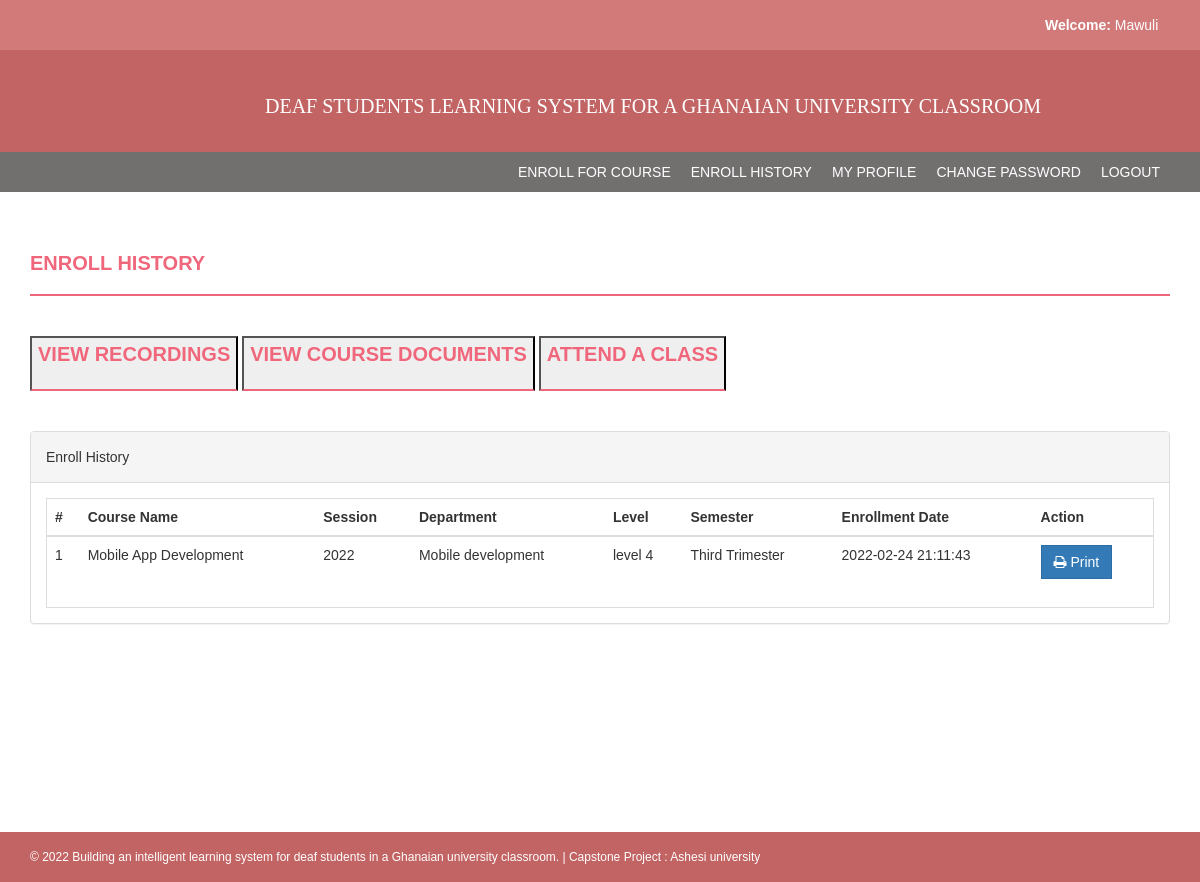
Screenshot of /enroll-history.php (signed in) with the database file from the repository.
### tables this page shows
CREATE TABLE `courseenrolls` (
  `id` int(11) NOT NULL,
  `studentRegno` varchar(255) DEFAULT NULL,
  `pincode` varchar(255) DEFAULT NULL,
  `session` int(11) DEFAULT NULL,
  `department` int(11) DEFAULT NULL,
  `level` int(11) DEFAULT NULL,
  `semester` int(11) DEFAULT NULL,
  `course` int(11) DEFAULT NULL,
  `enrollDate` timestamp NULL DEFAULT current_timestamp()
);

CREATE TABLE `course` (
  `id` int(11) NOT NULL,
  `courseCode` varchar(255) DEFAULT NULL,
  `courseName` varchar(255) DEFAULT NULL,
  `courseUnit` varchar(255) DEFAULT NULL,
  `noofSeats` int(11) DEFAULT NULL,
  `creationDate` timestamp NULL DEFAULT current_timestamp(),
  `updationDate` varchar(255) DEFAULT NULL
);

CREATE TABLE `session` (
  `id` int(11) NOT NULL,
  `session` varchar(255) DEFAULT NULL,
  `creationDate` timestamp NULL DEFAULT current_timestamp()
);

CREATE TABLE `department` (
  `id` int(11) NOT NULL,
  `department` varchar(255) DEFAULT NULL,
  `creationDate` timestamp NULL DEFAULT current_timestamp()
);

CREATE TABLE `level` (
  `id` int(11) NOT NULL,
  `level` varchar(255) DEFAULT NULL,
  `creationDate` timestamp NULL DEFAULT current_timestamp()
);

CREATE TABLE `semester` (
  `id` int(11) NOT NULL,
  `semester` varchar(255) DEFAULT NULL,
  `creationDate` timestamp NULL DEFAULT current_timestamp(),
  `updationDate` varchar(255) DEFAULT NULL
);

### enroll-history.php (the view, shortened to what this page needs)
<?php
if(strlen($_SESSION['login'])==0)
    {
header('location:index.php');
}
else{
?>
<!DOCTYPE html>
<html xmlns="http://www.w3.org/1999/xhtml">
<head>
    <link href="assets/css/bootstrap.css" rel="stylesheet" />
    <link href="assets/css/font-awesome.css" rel="stylesheet" />
    <link href="assets/css/style.css" rel="stylesheet" />
</head>
<body>
<?php include('../includes/header.php');?>
<?php if($_SESSION['login']!="")
{
 include('../includes/menubar.php');
}
 ?>
    <div class="content-wrapper">
        <div class="container">
              <div class="row">
                    <div class="col-md-12">
                        <h1 class="page-head-line">Enroll History  </h2>
                        <a href="transcribe.php"><button class="page-head-line">View Recordings  </button></a>
                        <a href="lecture_slide.php"><button class="page-head-line">View Course Documents </button></a>
                        <a href='inperson.php'><button class="page-head-line">Attend A Class </button></a>
                    </div>
                </div>
                <div class="row" >
                <div class="col-md-12">
                    <div class="panel panel-default">
                        <div class="panel-heading">
                           Enroll History
                        </div>
                        <div class="panel-body">
                            <div class="table-responsive table-bordered">
                                <table class="table">
                                    <thead>
                                        <tr>
                                            <th>#</th>
                                            <th>Course Name </th>
                                            <th>Session </th>
                                            <th> Department</th>
                                             <th>Level</th>
                                                <th>Semester</th>
                                             <th>Enrollment Date</th>
                                             <th>Action</th>
                                        </tr>
                                    </thead>
                                    <tbody>
<?php
$sql=mysqli_query($con,"select courseenrolls.course as cid, course.courseName as courname,session.session as session,department.department as dept,level.level as level,courseenrolls.enrollDate as edate ,semester.semester as sem from courseenrolls join course on course.id=courseenrolls.course join session on session.id=courseenrolls.session join department on department.id=courseenrolls.department join level on level.id=courseenrolls.level  join semester on semester.id=courseenrolls.semester  where courseenrolls.studentRegno='".$_SESSION['login']."'");
$cnt=1;
while($row=mysqli_fetch_array($sql))
{
?>
            <tr>
                <td><?php echo $cnt;?></td>
                <td><?php echo htmlentities($row['courname']);?></td>
                <td><?php echo htmlentities($row['session']);?></td>
                <td><?php echo htmlentities($row['dept']);?></td>
                <td><?php echo htmlentities($row['level']);?></td>
                <td><?php echo htmlentities($row['sem']);?></td>
                <td><?php echo htmlentities($row['edate']);?></td>
            <td>
            <a href="print.php?id=<?php echo $row['cid']?>" target="_blank">
<button class="btn btn-primary"><i class="fa fa-print "></i> Print</button> </a>
 </td>
 </tr>
<?php
$cnt++;
} ?>
</tbody>
    </table>
    </div>
    </div>
    </div>
    </div>
</div>
</div>
</div>
  <?php include('../includes/footer.php');?>
</body>
</html>
<?php } ?>

### assets/css/style.css (style rules this page uses)
body { font-family: 'Arial', sans-serif; line-height: 30px; }
.content-wrapper { margin-top: 40px; min-height: 600px; padding-bottom: 60px; }
.page-head-line { font-weight: 900; padding-bottom: 20px; border-bottom: 2px solid #F0677C; text-transform: uppercase; color: #F0677C; font-size: 20px; margin-bottom: 40px; }
.btn { border-radius: 0px; -webkit-border-radius: 0px; -moz-border-radius: 0px; }

### rows the page displays
courseenrolls: course.courseName "Mobile App Development", session.session "2022", department.department "Mobile development", level.level "level 4", semester.semester "Third Trimester", enrollDate "2022-02-24 21:11:43"

### other values shown
$_SESSION['sname'] "Mawuli"
